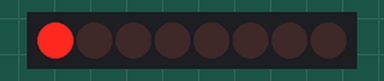
Bench run of a sketch on a simulated Arduino Uno, built with avr-gcc and run on an emulated ATmega328P. On the bench: 8 shift-register outputs drawn as a row of LEDs (first output left, lit = HIGH). Wiring (inferred from the names in the program): shift register (74HC595): data pin 4; shift clock pin 13; latch pin 10. Wiring (inferred from the signals the program sends): row of LEDs: on Q0, Q1, Q2, Q3, Q4, Q5, Q6, Q7.

Above: at 0.05 s.
At 0.45 s:
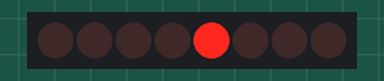
At 0.75 s:
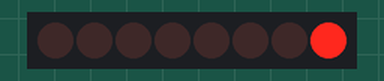
At 1.55 s:
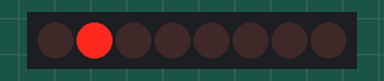
At 2.35 s:
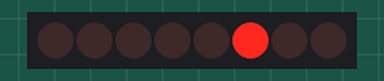
At 3.15 s:
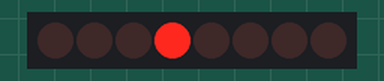
Timing chart, 0 to 3.5 s (numbered marks = the images above):
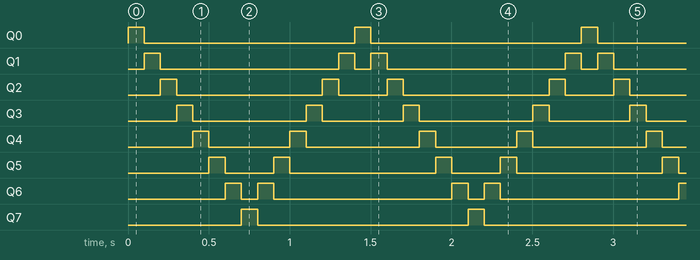

Measured:
- by itself, Q0, Q7: alternates HIGH for 0.10 s and LOW for 1.3 s
- by itself, Q1: repeats every 1.4 s: LOW 1.1 s, HIGH 0.10 s, LOW 0.10 s, HIGH 0.10 s
- by itself, Q2: repeats every 1.4 s: LOW 0.90 s, HIGH 0.10 s, LOW 0.30 s, HIGH 0.10 s
- by itself, Q3: repeats every 1.4 s: LOW 0.70 s, HIGH 0.10 s, LOW 0.50 s, HIGH 0.10 s
- by itself, Q4: repeats every 1.4 s: LOW 0.50 s, HIGH 0.10 s, LOW 0.70 s, HIGH 0.10 s
- by itself, Q5: repeats every 1.4 s: LOW 0.30 s, HIGH 0.10 s, LOW 0.90 s, HIGH 0.10 s
- by itself, Q6: repeats every 1.4 s: LOW 0.10 s, HIGH 0.10 s, LOW 1.1 s, HIGH 0.10 s

The sketch:

testeRegistrador.ino
```cpp
int latch = 10;
int clockP = 13;
int data = 4;

int seq[14] = {1,2,4,8,16,32,64,128,64,32,16,8,4,2};


void setup()
{
  pinMode(latch, OUTPUT); //pinos de saída
  pinMode(clockP, OUTPUT);
  pinMode(data, OUTPUT);


}

void loop()
{

  for(int i = 0; i < 14;i++)
  {

    digitalWrite(latch, LOW);
    shiftOut(data,clockP, MSBFIRST, seq[i]);
    digitalWrite(latch,HIGH);

    delay(100);

  }

}
```
